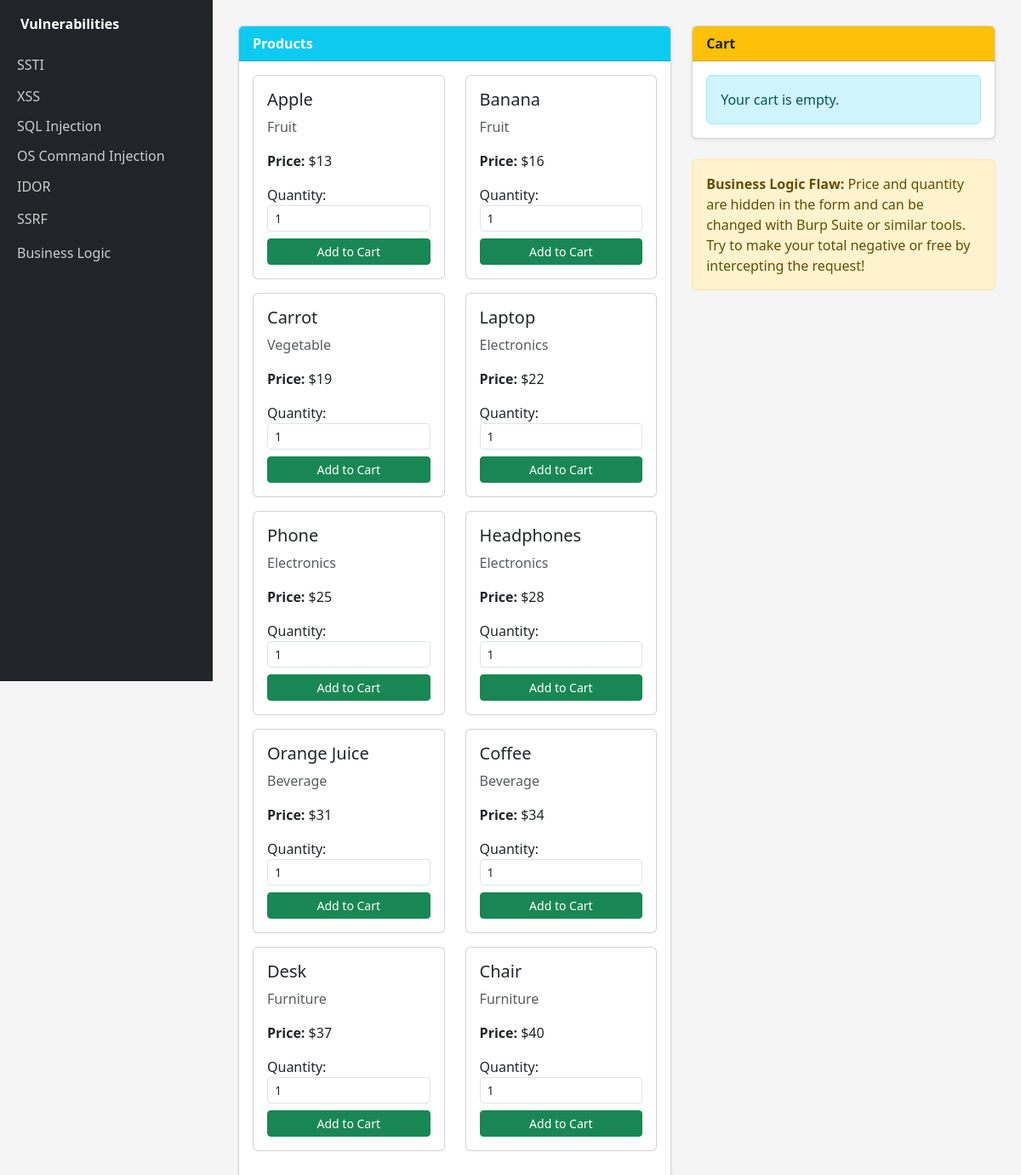
The page /Businesslogic on the database its author committed.
### tables this page shows
CREATE TABLE products (
    id INTEGER PRIMARY KEY AUTOINCREMENT,
    name TEXT,
    category TEXT
);

### app.py (the view, shortened to what this page needs)
@app.route('/Businesslogic', methods=['GET', 'POST'])
def businesslogic():
    if 'cart' not in session:
        session['cart'] = []
    products = get_products()
    cart = session['cart']
    total = sum(float(item['price']) * int(item['quantity']) for item in cart)
    return render_template('businesslogic.html', products=products, cart=cart, total=total, message=None)

### app.py (called while the page is built)
def get_products():
    conn = sqlite3.connect('database.db')
    c = conn.cursor()
    c.execute("SELECT id, name, category FROM products")
    products = c.fetchall()
    conn.close()
    return [
        {"id": p[0], "name": p[1], "category": p[2], "price": 10 + p[0]*3}
        for p in products
    ]

### templates/businesslogic.html (shortened to what this page needs)
{% extends "layout.html" %}
{% block content %}
<div class="row">
  <div class="col-md-7">
    <div class="card shadow-sm mb-4">
      <div class="card-header bg-info text-white fw-bold">Products</div>
      <div class="card-body">
        <div class="row">
          {% for p in products %}
          <div class="col-md-6 mb-3">
            <div class="card h-100">
              <div class="card-body">
                <h5 class="card-title">{{ p.name }}</h5>
                <p class="card-text text-muted">{{ p.category }}</p>
                <p class="card-text"><b>Price:</b> ${{ p.price }}</p>
                <form method="POST" class="add-to-cart-form">
                  <div class="mb-2">
                    <label class="form-label mb-0">Quantity:</label>
                    <input type="number" name="quantity" class="form-control form-control-sm" value="1" min="1">
                  </div>
                  <button class="btn btn-success btn-sm w-100">Add to Cart</button>
                </form>
              </div>
            </div>
          </div>
          {% endfor %}
        </div>
      </div>
    </div>
  </div>
  <div class="col-md-5">
    <div class="card shadow-sm mb-4">
      <div class="card-header bg-warning fw-bold">Cart</div>
      <div class="card-body">
        {% if cart and cart|length > 0 %}
        <ul class="list-group mb-3">
          {% for item in cart %}
            <li class="list-group-item d-flex justify-content-between align-items-center">
              <div>
                <b>{{ item.name }}</b>
                <span class="text-muted" style="font-size:0.95em;">x{{ item.quantity }}</span>
                <div style="font-size:0.9em;">${{ item.price }} each</div>
              </div>
              <span class="fw-bold">${{ '%.2f' % (item.price|float * item.quantity|int) }}</span>
            </li>
          {% endfor %}
        </ul>
        <div class="d-flex justify-content-between align-items-center mb-3">
          <span class="fw-bold">Total:</span>
          <span class="fw-bold text-primary">${{ '%.2f' % total }}</span>
        </div>
        <form method="POST">
          <input type="hidden" name="action" value="checkout">
          <button class="btn btn-primary w-100">Checkout</button>
        </form>
        {% else %}
        <div class="alert alert-info mb-0">Your cart is empty.</div>
        {% endif %}
      </div>
    </div>
    <div class="alert alert-warning">
      <b>Business Logic Flaw:</b> Price and quantity are hidden in the form and can be changed with Burp Suite or similar tools.<br>
      Try to make your total negative or free by intercepting the request!
    </div>
  </div>
</div>
{% endblock %}

### templates/layout.html (shortened to what this page needs)
<!DOCTYPE html>
<html lang="en">
<head>
  <link href="https://cdn.jsdelivr.net/npm/bootstrap@5.3.0/dist/css/bootstrap.min.css" rel="stylesheet">
</head>
<body>
<div class="sidebar">
  <div class="text-white px-4 fw-bold mb-3">Vulnerabilities</div>
  <a href="{{ url_for('ssti') }}">SSTI</a>
  <div class="accordion accordion-flush" id="vulnMenu">
    <div class="accordion-item">
      <h2 class="accordion-header">
        <button class="accordion-button collapsed" type="button" data-bs-toggle="collapse" data-bs-target="#xssMenu">
          XSS
        </button>
      </h2>
    </div>
    <div class="accordion-item">
      <h2 class="accordion-header">
        <button class="accordion-button collapsed" type="button" data-bs-toggle="collapse" data-bs-target="#sqliMenu">
          SQL Injection
        </button>
      </h2>
    </div>
    <div class="accordion-item">
      <h2 class="accordion-header">
        <button class="accordion-button collapsed" type="button" data-bs-toggle="collapse" data-bs-target="#oscmdMenu">
          OS Command Injection
        </button>
      </h2>
    </div>
    <div class="accordion-item">
      <h2 class="accordion-header">
        <button class="accordion-button collapsed" type="button" data-bs-toggle="collapse" data-bs-target="#idorMenu">
          IDOR
        </button>
      </h2>
    </div>
    <a href="{{ url_for('ssrf') }}">SSRF</a>
    <a href="{{ url_for('businesslogic') }}">Business Logic</a>
  </div>
</div>
<div class="main-content">
  {% block content %}{% endblock %}
</div>
</body>
</html>

### templates/layout.html (style rules this page uses)
body { background-color: #f5f5f5; }
.sidebar { height: 100vh; width: 250px; position: fixed; top: 0; left: 0; background-color: #212529; padding-top: 1rem; overflow-y: auto; }
.sidebar a, .accordion-button { color: #ccc; text-decoration: none; padding: 0.5rem 1.25rem; display: block; background-color: transparent; border: none; text-align: left; width: 100%; font-weight: 500; transition: background-color 0.2s; }
.accordion-item { background-color: transparent; border: none; }
.main-content { margin-left: 250px; padding: 30px; }

### rows shown on the page
products: name "Apple", category "Fruit", price "13"
products: name "Banana", category "Fruit", price "16"
products: name "Carrot", category "Vegetable", price "19"
products: name "Laptop", category "Electronics", price "22"
products: name "Phone", category "Electronics", price "25"
products: name "Headphones", category "Electronics", price "28"
products: name "Orange Juice", category "Beverage", price "31"
products: name "Coffee", category "Beverage", price "34"
products: name "Desk", category "Furniture", price "37"
products: name "Chair", category "Furniture", price "40"
